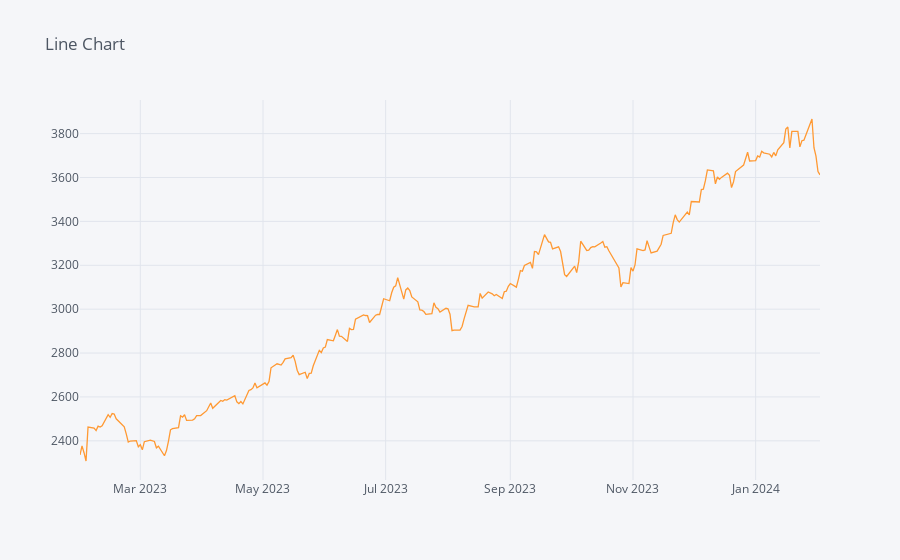

The notebook cell this image was saved under:
### Markdown cell above
## Interactive Visualization of Time Series

### Code cell
# Line chart
df['Close'].iplot(kind='line', title='Line Chart')

### Figure 1 — Plotly figure (JSON) as saved in the notebook; plotly's stock layout.template omitted (floating-point values rounded to 4 significant figures; data arrays with more than 128 entries replaced by an {"elided": "..."} marker saying what was removed)
{"data": [{"line": {"color": "rgba(255, 153, 51, 1.0)", "dash": "solid", "shape": "linear", "width": 1.3}, "mode": "lines", "name": "Close", "text": "", "type": "scatter", "x": {"elided": "250 str values"}, "y": {"elided": "250 float values"}}], "layout": {"legend": {"bgcolor": "#F5F6F9", "font": {"color": "#4D5663"}}, "paper_bgcolor": "#F5F6F9", "plot_bgcolor": "#F5F6F9", "title": {"font": {"color": "#4D5663"}, "text": "Line Chart"}, "xaxis": {"gridcolor": "#E1E5ED", "showgrid": true, "tickfont": {"color": "#4D5663"}, "title": {"font": {"color": "#4D5663"}, "text": ""}, "zerolinecolor": "#E1E5ED"}, "yaxis": {"gridcolor": "#E1E5ED", "showgrid": true, "tickfont": {"color": "#4D5663"}, "title": {"font": {"color": "#4D5663"}, "text": ""}, "zerolinecolor": "#E1E5ED"}}}
